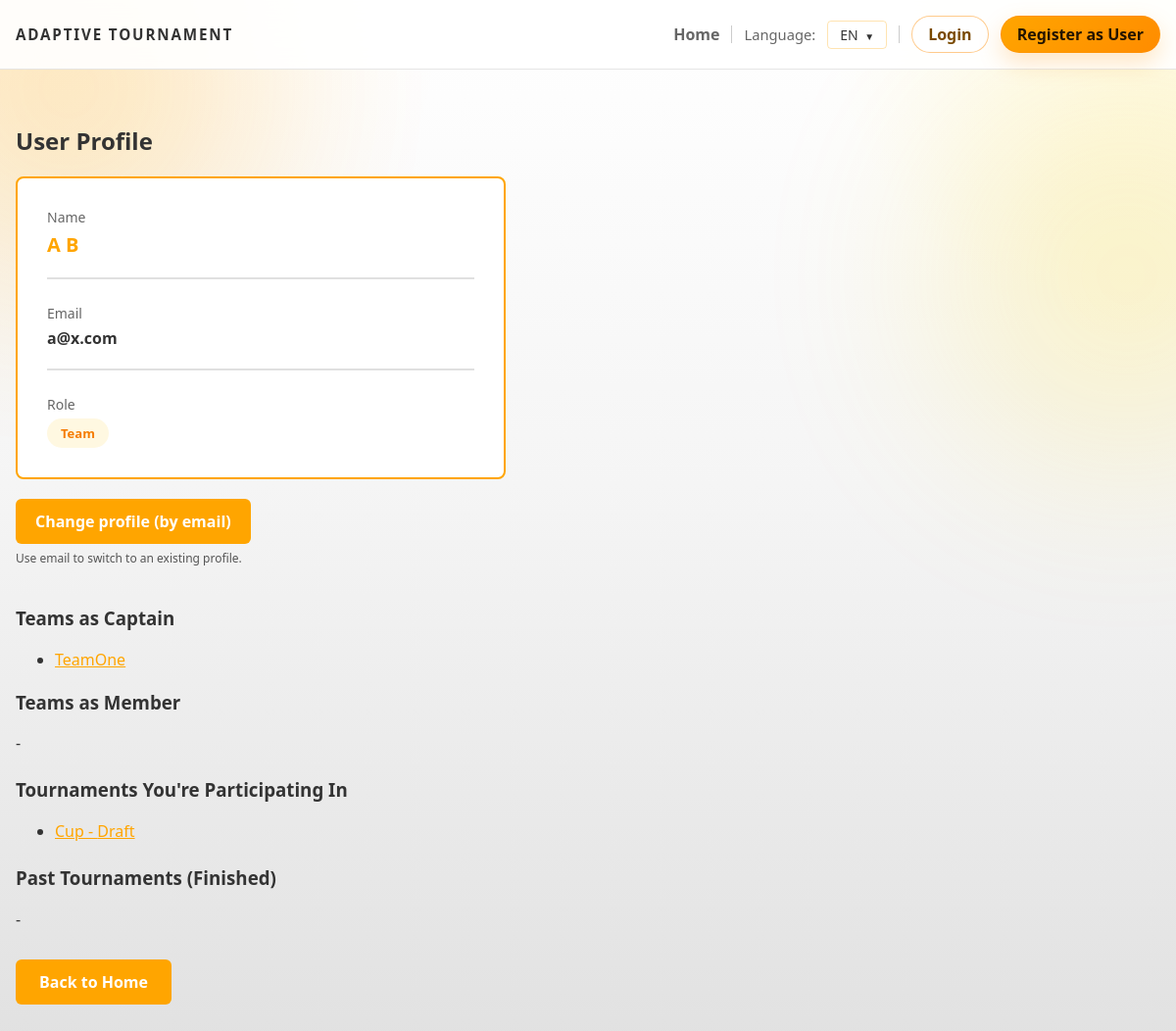
/user/2, run on the app's committed database.
### backend/models.py (models this page shows, shortened)
class User(db.Model):
    id = db.Column(db.Integer, primary_key=True)
    first_name = db.Column(db.String(120), nullable=False)
    last_name = db.Column(db.String(120), nullable=False)
    email = db.Column(db.String(200), unique=True, nullable=False)
    password_hash = db.Column(db.String(255), nullable=False, default='')
    phone_country_code = db.Column(db.String(10), nullable=False, default='+380')
    phone_number = db.Column(db.String(30), nullable=False, default='')
    age = db.Column(db.Integer)
    bio = db.Column(db.Text)
    role = db.Column(db.String(30), default='team')
    is_verified = db.Column(db.Boolean, default=False)
    verification_token = db.Column(db.String(64), unique=True, nullable=True)
    last_login_at = db.Column(db.DateTime, nullable=True)
    login_token = db.Column(db.String(64), unique=True, nullable=True)
    @property
    def phone_display(self):
        if self.phone_country_code and self.phone_number:
            return f"{self.phone_country_code} {self.phone_number}"
        return self.phone_number or ''

class Team(db.Model):
    id = db.Column(db.Integer, primary_key=True)
    name = db.Column(db.String(200), nullable=False)
    captain_id = db.Column(db.Integer, db.ForeignKey('user.id'), nullable=False)
    captain = db.relationship('User', foreign_keys=[captain_id])
    members = db.relationship('User', secondary=team_members, backref='teams', lazy='dynamic')
    tournament_id = db.Column(db.Integer, db.ForeignKey('tournament.id'))
    tournament = db.relationship('Tournament', backref='teams', lazy=True)
    submissions = db.relationship('Submission', backref='team', lazy=True)
    repo_url = db.Column(db.String(500))
    live_url = db.Column(db.String(500))
    comments = db.Column(db.Text)
    submitted_at = db.Column(db.DateTime)
    submission_status = db.Column(db.String(30), default='None')  # None, Pending, Accepted, Rejected, Returned

class Tournament(db.Model):
    id = db.Column(db.Integer, primary_key=True)
    name = db.Column(db.String(200), nullable=False)
    description = db.Column(db.Text)
    max_teams = db.Column(db.Integer)
    status = db.Column(db.String(30), default="Draft")
    rounds = db.relationship('Round', backref='tournament', lazy=True)

### backend/admin.py (the view)
def user_profile(uid):
    u = User.query.get_or_404(uid)
    teams_captain = Team.query.filter_by(captain_id=u.id).all()
    teams_member = list(u.teams)
    participating = []
    past = []
    seen = set()
    for team in teams_captain + teams_member:
        t = db.session.get(Tournament, team.tournament_id)
        if not t or t.id in seen:
            continue
        seen.add(t.id)
        if getattr(t, 'status', '').lower() == 'finished':
            past.append(t)
        else:
            participating.append(t)
    return render_template(
        'profile.html',
        user=u,
        teams_captain=teams_captain,
        teams_member=teams_member,
        participating=participating,
        past=past,
        is_over_admin=is_over_admin(u)
    )

### backend/app.py (called while the page is built)
@app.context_processor
def inject_user_processor():
    return inject_user()

@app.context_processor
def translation_processor():
    return translation()

### backend/app_helpers.py (called while the page is built)
def get_current_user():
    uid = session.get('user_id')
    if uid:
        return db.session.get(User, uid)
    return None

def inject_user():
    return {'get_current_user': get_current_user}

### backend/auth.py (called while the page is built)
def is_over_admin(user):
    return bool(user and user.email in (OVER_ADMIN_EMAIL, LEGACY_OVER_ADMIN_EMAIL))

### backend/translations.py (called while the page is built)
def get_text(key, lang='en', **kwargs):
    if lang not in TRANSLATIONS:
        lang = 'en'
    text = TRANSLATIONS[lang].get(key, TRANSLATIONS['en'].get(key, key))
    if kwargs:
        try:
            return text.format(**kwargs)
        except Exception:
            return text
    return text

### templates/profile.html (shortened to what this page needs)
{% extends 'base.html' %}
{% block content %}
  <h2>{{ t('user_profile') }}</h2>
  <div style="max-width: 500px; background: #ffffff; border: 2px solid #ffa500; padding: 30px; border-radius: 8px; margin-top: 20px;">
    <div style="margin-bottom: 25px; padding-bottom: 20px; border-bottom: 2px solid #e0e0e0;">
      <div style="font-size: 14px; color: #666; margin-bottom: 5px;">{{ t('name') }}</div>
      <div style="font-size: 20px; font-weight: 700; color: #ffa500;">{{ user.first_name }} {{ user.last_name }}</div>
    </div>
    <div style="margin-bottom: 25px; padding-bottom: 20px; border-bottom: 2px solid #e0e0e0;">
      <div style="font-size: 14px; color: #666; margin-bottom: 5px;">{{ t('email') }}</div>
      <div style="font-size: 16px; font-weight: 600;">{{ user.email }}</div>
    </div>
    <div>
      <div style="font-size: 14px; color: #666; margin-bottom: 5px;">{{ t('role') }}</div>
      <div>
        <span style="display: inline-block; padding: 6px 14px; border-radius: 20px; font-weight: 600; font-size: 13px;
          {% if user.role == 'admin' %}background: rgba(220, 53, 69, 0.14); color: #b42318; border: 1px solid rgba(220, 53, 69, 0.24);
          {% elif user.role == 'jury' %}background: #fff3e0; color: #ef6c00;
          {% else %}background: #fff8e1; color: #f57c00;
          {% endif %}">
          {% if user.role == 'admin' %}
            {{ t('admin_short') }}
          {% elif user.role == 'jury' %}
            {{ t('jury_short') }}
          {% else %}
            {{ t('team') }}
          {% endif %}
        </span>
      </div>
    </div>
  </div>
  {% if not is_over_admin %}
    <div style="margin-top: 20px; display: flex; flex-wrap: wrap; gap: 12px; align-items: center;">
      <a href="/profile/switch" style="display: inline-block; padding: 12px 20px; background: #ffa500; color: white; text-decoration: none; border-radius: 6px; font-weight: 600;">{{ t('change_profile_by_email') }}</a>
    </div>
    <p style="font-size: 12px; color: #555; margin-top: 6px;">{{ t('use_email_switch') }}</p>
  {% endif %}
  <div style="margin-top: 40px;">
    <h3>{{ t('teams_as_captain') }}</h3>
    {% if teams_captain %}
      <ul>
        {% for team in teams_captain %}
          <li>
            <a href="/tournament/{{ team.tournament_id }}">{{ team.name }}</a>
          </li>
        {% endfor %}
      </ul>
    {% else %}
      <p>-</p>
    {% endif %}
    <h3 style="margin-top:20px;">{{ t('teams_as_member') }}</h3>
    {% if teams_member %}
      <ul>
        {% for team in teams_member %}
          <li>
            <a href="/tournament/{{ team.tournament_id }}">{{ team.name }}</a>
            {% if team.tournament.status == 'Registration' %}
              <a href="/edit_team_members/{{ team.id }}" style="margin-left:10px; display:inline-block; padding:6px 12px; background:#ffa500; color:white; text-decoration:none; border-radius:4px; font-size:90%;">{{ t('edit_composition') }}</a>
            {% endif %}
          </li>
        {% endfor %}
      </ul>
    {% else %}
      <p>-</p>
    {% endif %}
    <h3 style="margin-top:24px;">{{ t('tournaments_participating') }}</h3>
    {% if participating %}
      <ul>
        {% for tour in participating %}
          <li><a href="/tournament/{{ tour.id }}">{{ tour.name }} - {{ translate_value(tour.status) }}</a></li>
        {% endfor %}
      </ul>
    {% else %}
      <p>-</p>
    {% endif %}
    <h3 style="margin-top:24px;">{{ t('past_tournaments_finished') }}</h3>
    {% if past %}
      <ul>
        {% for tour in past %}
          <li>
            <a href="/tournament/{{ tour.id }}">{{ tour.name }} - {{ translate_value(tour.status) }}</a>
            <a href="/leaderboard/{{ tour.id }}" style="margin-left:10px; display:inline-block; padding:6px 12px; background:#ffa500; color:white; text-decoration:none; border-radius:4px; font-size:90%;">{{ t('leaderboard') }}</a>
          </li>
        {% endfor %}
      </ul>
    {% else %}
      <p>-</p>
    {% endif %}
  </div>
  <div style="margin-top: 30px;">
    <a href="/" style="padding: 12px 24px; background: #ffa500; color: white; border-radius: 6px; text-decoration: none; font-weight: 600; display: inline-block;">{{ t('back_home') }}</a>
  </div>
{% endblock %}

### static/css/main.css (style rules this page uses)
:root { --bg: #ffffff; --bg-soft: #f9f9f9; --panel: rgba(255, 255, 255, 0.95); --panel-border: rgba(255, 165, 0, 0.3); --text: #333333; --muted: #666666; --accent: #ffa500; --accent-strong: #ff8c00; --success: #32cd32; --warning: #ffd700; --danger: #ff6347; --font-ui: "Segoe UI", "Trebuchet MS", Arial, sans-serif; --font-display: var(--font-ui); --font-body: var(--font-ui); }
* { box-sizing: border-box; }
html { scroll-behavior: smooth; }
body { margin: 0; min-height: 100vh; font-family: var(--font-body); color: var(--text); background: radial-gradient(circle at top left, rgba(255, 165, 0, 0.1), transparent 28%), radial-gradient(circle at top right, rgba(255, 215, 0, 0.1), transparent 22%), linear-gradient(180deg, #ffffff 0%, #f5f5f5 45%, #e0e0e0 100%); }
a { color: inherit; }
.container > h1, .container > h2, .container > h3, .container > h4, .container > p, .container > ul, .container > ol, .container > section, .container > form, .container > table { color: var(--text); }
h1, h2, h3, h4, h5, h6, .page-title, .hero-title, .hero-panel-title, .tournament-name { font-family: var(--font-display); }
body, p, li, label, input, textarea, select, button, a, th, td, .flash-message, .status-chip, .status-pill { font-family: var(--font-body); }
.container a:not(.primary-button):not(.secondary-button):not(.panel-link):not(.brand-mark) { color: #ffa500; }

### data on the page
User: first_name "A", last_name "B", email "a@x.com", role "Team"
Team: name "TeamOne"
Tournament: name "Cup"

### other printed values
{{ t('app_title') }} "ADAPTIVE TOURNAMENT"
{{ t('home') }} "Home"
{{ t('language') }} "Language"
{{ lang|upper }} "EN"
{{ t('login') }} "Login"
{{ t('register') }} "Register as User"
{{ t('user_profile') }} "User Profile"
{{ t('name') }} "Name"
{{ t('email') }} "Email"
{{ t('role') }} "Role"
{{ t('change_profile_by_email') }} "Change profile (by email)"
{{ t('use_email_switch') }} "Use email to switch to an existing profile."
{{ t('teams_as_captain') }} "Teams as Captain"
{{ t('teams_as_member') }} "Teams as Member"
{{ t('tournaments_participating') }} "Tournaments You're Participating In"
